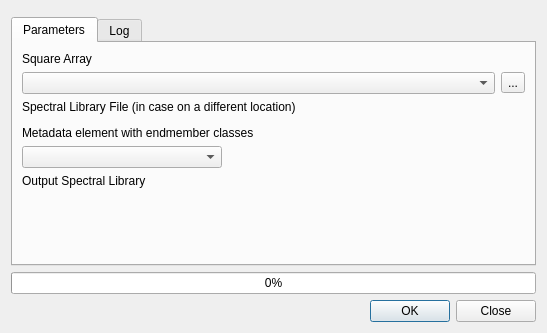
<?xml version="1.0" encoding="UTF-8"?>
<ui version="4.0">
 <class>emcDialog</class>
 <widget class="QDialog" name="emcDialog">
  <property name="geometry">
   <rect>
    <x>0</x>
    <y>0</y>
    <width>547</width>
    <height>333</height>
   </rect>
  </property>
  <property name="windowTitle">
   <string>Ear Masa Cob</string>
  </property>
  <property name="toolTip">
   <string/>
  </property>
  <property name="toolTipDuration">
   <number>-1</number>
  </property>
  <property name="statusTip">
   <string/>
  </property>
  <property name="whatsThis">
   <string/>
  </property>
  <property name="accessibleName">
   <string/>
  </property>
  <property name="accessibleDescription">
   <string/>
  </property>
  <property name="locale">
   <locale language="English" country="UnitedKingdom"/>
  </property>
  <property name="windowFilePath">
   <string/>
  </property>
  <property name="sizeGripEnabled">
   <bool>false</bool>
  </property>
  <property name="modal">
   <bool>false</bool>
  </property>
  <layout class="QVBoxLayout" name="verticalLayout">
   <property name="spacing">
    <number>6</number>
   </property>
   <item>
    <widget class="QWidget" name="logoWidget" native="true">
     <layout class="QVBoxLayout" name="verticalLayout_5">
      <property name="spacing">
       <number>0</number>
      </property>
      <property name="leftMargin">
       <number>0</number>
      </property>
      <property name="topMargin">
       <number>0</number>
      </property>
      <property name="rightMargin">
       <number>0</number>
      </property>
      <property name="bottomMargin">
       <number>0</number>
      </property>
      <item>
       <layout class="QHBoxLayout" name="logoLayout">
        <property name="spacing">
         <number>0</number>
        </property>
       </layout>
      </item>
     </layout>
    </widget>
   </item>
   <item>
    <widget class="QTabWidget" name="tabWidget">
     <property name="currentIndex">
      <number>0</number>
     </property>
     <widget class="QWidget" name="tab1">
      <attribute name="title">
       <string>Parameters</string>
      </attribute>
      <layout class="QVBoxLayout" name="verticalLayout_6">
       <property name="spacing">
        <number>6</number>
       </property>
       <property name="leftMargin">
        <number>9</number>
       </property>
       <property name="topMargin">
        <number>9</number>
       </property>
       <property name="rightMargin">
        <number>9</number>
       </property>
       <property name="bottomMargin">
        <number>9</number>
       </property>
       <item>
        <widget class="QLabel" name="label">
         <property name="text">
          <string>Square Array</string>
         </property>
        </widget>
       </item>
       <item>
        <layout class="QHBoxLayout" name="horizontalLayout_2">
         <item>
          <widget class="QgsMapLayerComboBox" name="arrayComboBox">
           <property name="allowEmptyLayer">
            <bool>true</bool>
           </property>
          </widget>
         </item>
         <item>
          <widget class="QToolButton" name="arrayButton">
           <property name="text">
            <string>...</string>
           </property>
          </widget>
         </item>
        </layout>
       </item>
       <item>
        <widget class="QLabel" name="label_2">
         <property name="text">
          <string>Spectral Library File (in case on a different location)</string>
         </property>
        </widget>
       </item>
       <item>
        <widget class="QgsFileWidget" name="browseCSV">
         <property name="toolTip">
          <string>Browse for the metadata</string>
         </property>
         <property name="dialogTitle">
          <string>Select a metadata file</string>
         </property>
         <property name="filter">
          <string>ENVI Spectral Library (*.sli);;All Files (*)</string>
         </property>
        </widget>
       </item>
       <item>
        <widget class="QLabel" name="classLabel">
         <property name="text">
          <string>Metadata element with endmember classes</string>
         </property>
        </widget>
       </item>
       <item>
        <layout class="QHBoxLayout" name="horizontalLayout_3">
         <item>
          <widget class="QComboBox" name="classDropDown">
           <property name="minimumSize">
            <size>
             <width>200</width>
             <height>0</height>
            </size>
           </property>
           <property name="toolTip">
            <string>Choose the metadata element that contains the classification used in MESMA</string>
           </property>
          </widget>
         </item>
         <item>
          <spacer name="horizontalSpacer">
           <property name="orientation">
            <enum>Qt::Horizontal</enum>
           </property>
           <property name="sizeHint" stdset="0">
            <size>
             <width>40</width>
             <height>20</height>
            </size>
           </property>
          </spacer>
         </item>
        </layout>
       </item>
       <item>
        <widget class="QLabel" name="label_3">
         <property name="text">
          <string>Output Spectral Library</string>
         </property>
        </widget>
       </item>
       <item>
        <widget class="QgsFileWidget" name="browseOut">
         <property name="toolTip">
          <string>Choose a name and location for the EMC output (.csv).</string>
         </property>
         <property name="dialogTitle">
          <string>Select a metadat file (output)</string>
         </property>
         <property name="filter">
          <string>ENVI Spectral Library (*.sli);;All Files (*)</string>
         </property>
        </widget>
       </item>
       <item>
        <spacer name="verticalSpacer">
         <property name="orientation">
          <enum>Qt::Vertical</enum>
         </property>
         <property name="sizeHint" stdset="0">
          <size>
           <width>20</width>
           <height>0</height>
          </size>
         </property>
        </spacer>
       </item>
      </layout>
     </widget>
     <widget class="QWidget" name="tab_log">
      <attribute name="title">
       <string>Log</string>
      </attribute>
      <layout class="QVBoxLayout" name="verticalLayout_2">
       <item>
        <widget class="QTextBrowser" name="logBrowser"/>
       </item>
      </layout>
     </widget>
    </widget>
   </item>
   <item>
    <widget class="QProgressBar" name="progressBar">
     <property name="value">
      <number>0</number>
     </property>
    </widget>
   </item>
   <item>
    <widget class="QDialogButtonBox" name="OKClose">
     <property name="standardButtons">
      <set>QDialogButtonBox::Close|QDialogButtonBox::Ok</set>
     </property>
     <property name="centerButtons">
      <bool>false</bool>
     </property>
    </widget>
   </item>
  </layout>
  <action name="arrayAction">
   <property name="text">
    <string>...</string>
   </property>
   <property name="iconText">
    <string>...</string>
   </property>
  </action>
 </widget>
 <customwidgets>
  <customwidget>
   <class>QgsFileWidget</class>
   <extends>QWidget</extends>
   <header>qgsfilewidget.h</header>
  </customwidget>
  <customwidget>
   <class>QgsMapLayerComboBox</class>
   <extends>QComboBox</extends>
   <header>qgsmaplayercombobox.h</header>
  </customwidget>
 </customwidgets>
 <resources/>
 <connections/>
</ui>
